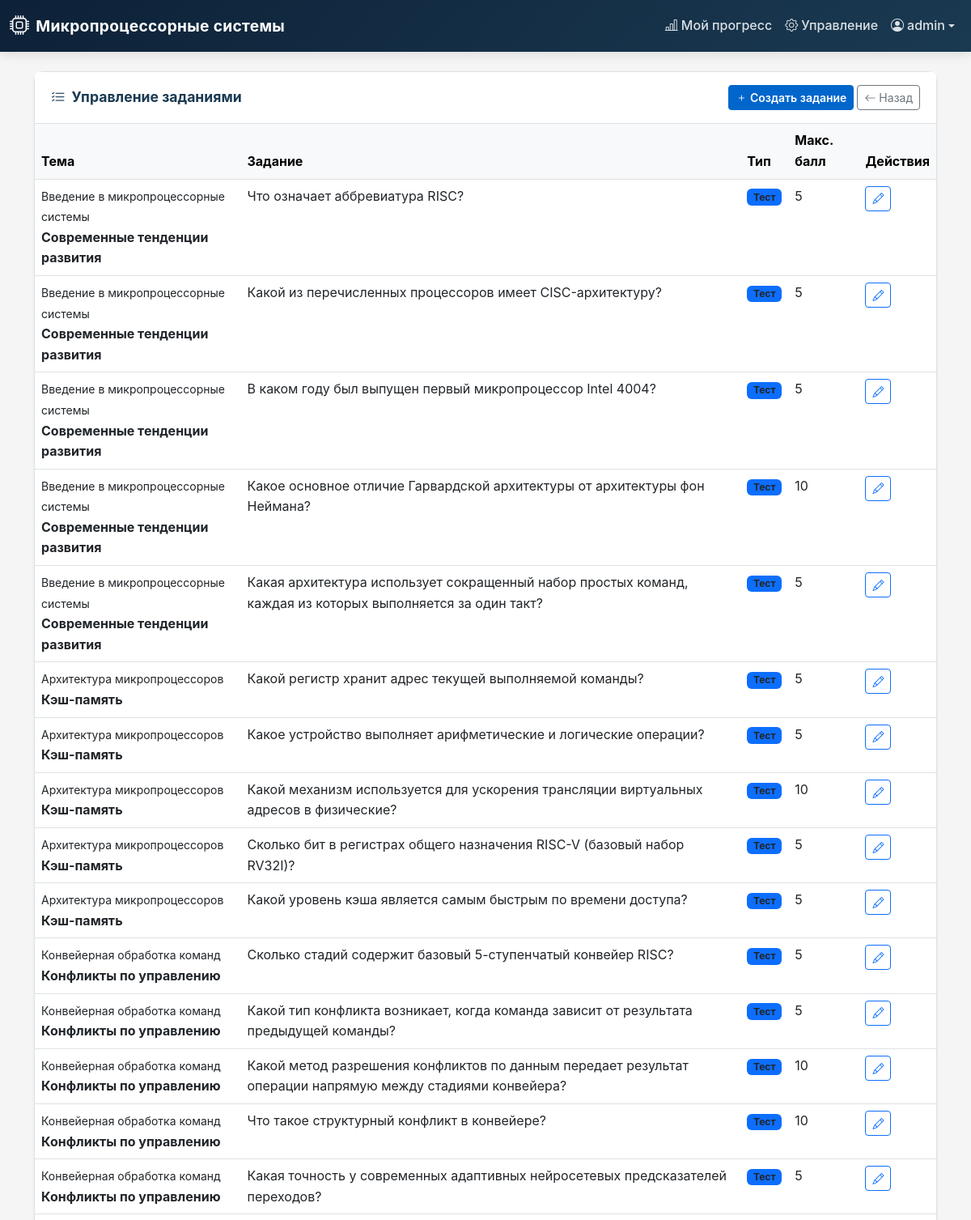
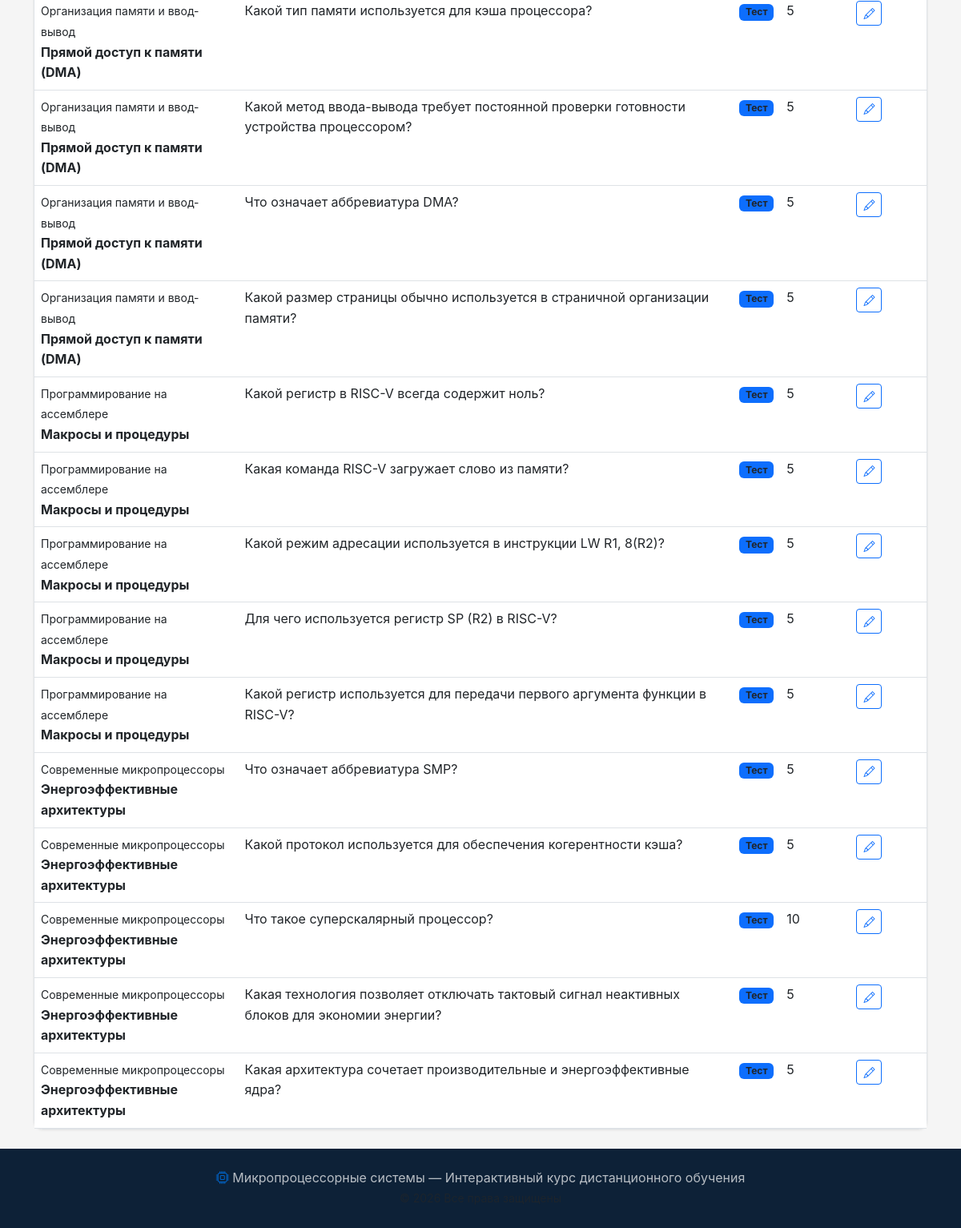
/admin-panel/assignments/ (signed in), run on the app's committed database (2 pictures, top to bottom).
### course/models.py (models this page shows, shortened)
class User(AbstractUser):
    class Role(models.TextChoices):
        STUDENT = 'student', _('Студент')
        TEACHER = 'teacher', _('Преподаватель')
    role = models.CharField(
        max_length=10,
        choices=Role.choices,
        default=Role.STUDENT,
        verbose_name='Роль',
    )
    patronymic = models.CharField(
        max_length=150, blank=True, verbose_name='Отчество'
    )
    avatar = models.ImageField(
        upload_to='avatars/', blank=True, verbose_name='Аватар'
    )
    class Meta:
        verbose_name = 'Пользователь'
        verbose_name_plural = 'Пользователи'
    def get_full_name(self):
        full = super().get_full_name()
        if self.patronymic:
            full = f'{self.last_name} {self.first_name} {self.patronymic}'.strip()
        return full or self.username

class Assignment(models.Model):
    class TaskType(models.TextChoices):
        TEST = 'test', _('Тест')
        TASK = 'task', _('Задача')
        PRACTICAL = 'practical', _('Практическое задание')
    topic = models.ForeignKey(
        Topic,
        on_delete=models.CASCADE,
        related_name='assignments',
        verbose_name='Тема',
    )
    task_text = models.TextField(verbose_name='Текст задания')
    task_type = models.CharField(
        max_length=20,
        choices=TaskType.choices,
        default=TaskType.TEST,
        verbose_name='Тип задания',
    )
    correct_answer = models.TextField(
        blank=True, verbose_name='Правильный ответ'
    )
    max_score = models.PositiveIntegerField(
        default=10, verbose_name='Максимальный балл'
    )
    options = models.JSONField(
        default=list, blank=True, verbose_name='Варианты ответов (JSON)'
    )
    class Meta:
        verbose_name = 'Задание'
        verbose_name_plural = 'Задания'

class Topic(models.Model):
    section = models.ForeignKey(
        Section,
        on_delete=models.CASCADE,
        related_name='topics',
        verbose_name='Раздел',
    )
    title = models.CharField(max_length=255, verbose_name='Название')
    theoretical_content = models.TextField(
        blank=True, verbose_name='Теоретический материал'
    )
    reading_time = models.PositiveIntegerField(
        default=10,
        help_text='Время чтения в минутах',
        verbose_name='Время чтения (мин)',
    )
    order_number = models.PositiveIntegerField(
        default=0, verbose_name='Порядковый номер', db_index=True
    )
    class Meta:
        ordering = ['order_number']
        verbose_name = 'Тема'
        verbose_name_plural = 'Темы'

class Section(models.Model):
    module = models.ForeignKey(
        Module,
        on_delete=models.CASCADE,
        related_name='sections',
        verbose_name='Модуль',
    )
    title = models.CharField(max_length=255, verbose_name='Название')
    description = models.TextField(blank=True, verbose_name='Описание')
    order_number = models.PositiveIntegerField(
        default=0, verbose_name='Порядковый номер', db_index=True
    )
    class Meta:
        ordering = ['order_number']
        verbose_name = 'Раздел'
        verbose_name_plural = 'Разделы'

class Module(models.Model):
    title = models.CharField(max_length=255, verbose_name='Название')
    description = models.TextField(blank=True, verbose_name='Описание')
    icon = models.CharField(
        max_length=50,
        default='bi-cpu',
        verbose_name='Иконка (Bootstrap Icons)',
    )
    order_number = models.PositiveIntegerField(
        default=0, verbose_name='Порядковый номер', db_index=True
    )
    class Meta:
        ordering = ['order_number']
        verbose_name = 'Модуль'
        verbose_name_plural = 'Модули'

### course/views.py (the view)
# urls.py: path('admin-panel/assignments/', views.admin_assignments, name='admin_assignments'),
@staff_member_required
def admin_assignments(request):
    assignments = Assignment.objects.all().select_related('topic').order_by(
        'topic__section__module__order_number',
        'topic__section__order_number',
        'topic__order_number',
    )
    return render(request, 'admin/assignments.html', {
        'assignments': assignments,
    })

### course/views.py (called while the page is built)
def course_context(request):
    modules = Module.objects.all().order_by('order_number')
    return {
        'all_modules': modules,
        'course_title': 'Микропроцессорные системы',
        'course_subtitle': 'Интерактивный курс по архитектуре и программированию микропроцессоров',
    }

### templates/admin/assignments.html (shortened to what this page needs)
{% extends 'base.html' %}
{% load static %}
{% block content %}
<div class="container py-4">
    <div class="card">
        <div class="card-header d-flex justify-content-between align-items-center">
            <h4 class="mb-0"><i class="bi bi-list-check me-2"></i>Управление заданиями</h4>
            <div>
                <a href="{% url 'admin_assignment_create' %}" class="btn btn-sm btn-accent">
                    <i class="bi bi-plus"></i> Создать задание
                </a>
                <a href="{% url 'admin_dashboard' %}" class="btn btn-sm btn-outline-secondary">
                    <i class="bi bi-arrow-left"></i> Назад
                </a>
            </div>
        </div>
        <div class="card-body p-0">
            <div class="table-responsive">
                <table class="table table-hover mb-0">
                    <thead class="table-light">
                        <tr>
                            <th>Тема</th>
                            <th>Задание</th>
                            <th>Тип</th>
                            <th>Макс. балл</th>
                            <th>Действия</th>
                        </tr>
                    </thead>
                    <tbody>
                        {% for asgn in assignments %}
                        <tr>
                            <td>
                                <small>{{ asgn.topic.section.module.title }}</small><br>
                                <strong>{{ asgn.topic.title }}</strong>
                            </td>
                            <td>{{ asgn.task_text|truncatewords:15 }}</td>
                            <td>
                                <span class="badge
                                    {% if asgn.task_type == 'test' %}bg-primary
                                    elif asgn.task_type == 'task' %}bg-success
                                    else %}bg-warning text-dark{% endif %}">
                                    {{ asgn.get_task_type_display }}
                                </span>
                            </td>
                            <td>{{ asgn.max_score }}</td>
                            <td>
                                <a href="{% url 'admin_assignment_edit' asgn.pk %}"
                                   class="btn btn-sm btn-outline-primary">
                                    <i class="bi bi-pencil"></i>
                                </a>
                            </td>
                        </tr>
                        {% empty %}
                        <tr>
                            <td colspan="5" class="text-center py-4 text-muted">
                                Нет заданий. <a href="{% url 'admin_assignment_create' %}">Создать первое</a>
                            </td>
                        </tr>
                        {% endfor %}
                    </tbody>
                </table>
            </div>
        </div>
    </div>
</div>
{% endblock %}

### templates/base.html (shortened to what this page needs)
<!DOCTYPE html>
{% load static %}
<html lang="ru">
<head>
    <link href="https://cdn.jsdelivr.net/npm/bootstrap@5.3.0/dist/css/bootstrap.min.css" rel="stylesheet">
    <link href="https://cdn.jsdelivr.net/npm/bootstrap-icons@1.11.0/font/bootstrap-icons.css" rel="stylesheet">
    <link rel="stylesheet" href="{% static 'course/css/style.css' %}">
</head>
<body>
    <header class="course-header">
        <nav class="navbar navbar-expand-lg navbar-dark">
            <div class="container-fluid">
                <a class="navbar-brand d-flex align-items-center" href="{% url 'index' %}">
                    <i class="bi bi-cpu me-2"></i>
                    <span class="brand-text">{{ course_title }}</span>
                </a>
                <div class="collapse navbar-collapse" id="navbarMain">
                    <ul class="navbar-nav ms-auto align-items-lg-center">
                        {% if user.is_authenticated %}
                            <li class="nav-item">
                                <a class="nav-link" href="{% url 'dashboard' %}">
                                    <i class="bi bi-bar-chart-line me-1"></i>Мой прогресс
                                </a>
                            </li>
                            {% if user.is_staff %}
                            <li class="nav-item">
                                <a class="nav-link" href="{% url 'admin_dashboard' %}">
                                    <i class="bi bi-gear me-1"></i>Управление
                                </a>
                            </li>
                            {% endif %}
                            <li class="nav-item dropdown">
                                <a class="nav-link dropdown-toggle d-flex align-items-center" href="#"
                                   id="userDropdown" role="button" data-bs-toggle="dropdown">
                                    <i class="bi bi-person-circle me-1"></i>
                                    {{ user.get_full_name|default:user.username }}
                                </a>
                            </li>
                        {% endif %}
                    </ul>
                </div>
            </div>
        </nav>
    </header>
    <main class="main-content">
        {% block content %}{% endblock %}
    </main>
    <footer class="course-footer">
        <div class="container text-center">
            <p class="mb-0">
                <i class="bi bi-cpu"></i>
                {{ course_title }} &mdash; Интерактивный курс дистанционного обучения
            </p>
            <small class="text-muted">© {% now "Y" %} Все права защищены</small>
        </div>
    </footer>
</body>
</html>

### course/static/course/css/style.css (style rules this page uses)
:root { --bg-light: #F5F5F5; --bg-white: #FFFFFF; --text-dark: #333333; --heading-color: #1A3A52; --accent: #0066CC; --accent-hover: #0052A3; --accent-light: #E8F0FE; --accent-dark: #0D2137; --border-color: #DEE2E6; --shadow-sm: 0 1px 3px rgba(0,0,0,0.08); --shadow-md: 0 4px 12px rgba(0,0,0,0.1); --radius: 8px; --radius-lg: 12px; --transition: 0.2s ease; --font-sans: -apple-system, BlinkMacSystemFont, 'Segoe UI', Roboto, 'Helvetica Neue', Arial, sans-serif; }
* { box-sizing: border-box; }
body { font-family: var(--font-sans); background-color: var(--bg-light); color: var(--text-dark); font-size: 1rem; line-height: 1.6; min-height: 100vh; display: flex; flex-direction: column; }
h1, h2, h3, h4, h5, h6 { color: var(--heading-color); font-weight: 700; line-height: 1.3; }
h4 { font-size: 1.1rem; }
a { color: var(--accent); text-decoration: none; transition: color var(--transition); }
.course-header { background: linear-gradient(135deg, var(--accent-dark), var(--heading-color)); box-shadow: var(--shadow-md); position: sticky; top: 0; z-index: 1030; }
.navbar-dark .navbar-brand { font-weight: 700; font-size: 1.2rem; letter-spacing: 0.3px; }
.navbar-dark .navbar-brand i { font-size: 1.5rem; }
.navbar-dark .nav-link { color: rgba(255, 255, 255, 0.85); font-weight: 500; padding: 0.5rem 1rem; border-radius: var(--radius); transition: all var(--transition); }
.course-footer { background: var(--accent-dark); color: rgba(255, 255, 255, 0.7); padding: 1.5rem 0; margin-top: auto; }
.course-footer i { color: var(--accent); }
.btn-accent { background-color: var(--accent); border-color: var(--accent); color: #fff; font-weight: 600; transition: all var(--transition); }
.card { border: 1px solid var(--border-color); box-shadow: var(--shadow-sm); border-radius: var(--radius-lg); }
.card-header { background: var(--bg-white); border-bottom: 1px solid var(--border-color); padding: 1rem 1.25rem; font-weight: 600; }

### data on the page
User: get_full_name "admin"
Assignment: topic.section.module "Введение в микропроцессорные системы", topic "Современные тенденции развития", task_text "Что означает аббревиатура RISC?", task_type "Тест", max_score "5"
Assignment: topic.section.module "Введение в микропроцессорные системы", topic "Современные тенденции развития", task_text "Какой из перечисленных процессоров имеет CISC-архитектуру?", task_type "Тест", max_score "5"
Assignment: topic.section.module "Введение в микропроцессорные системы", topic "Современные тенденции развития", task_text "В каком году был выпущен первый микропроцессор Intel 4004?", task_type "Тест", max_score "5"
Assignment: topic.section.module "Введение в микропроцессорные системы", topic "Современные тенденции развития", task_text "Какое основное отличие Гарвардской архитектуры от архитектуры фон Неймана?", task_type "Тест", max_score "10"
Assignment: topic.section.module "Введение в микропроцессорные системы", topic "Современные тенденции развития", task_text "Какая архитектура использует сокращенный набор простых команд, каждая из которых выполняется за один такт?", task_type "Тест", max_score "5"
Assignment: topic.section.module "Архитектура микропроцессоров", topic "Кэш-память", task_text "Какой регистр хранит адрес текущей выполняемой команды?", task_type "Тест", max_score "5"
Assignment: topic.section.module "Архитектура микропроцессоров", topic "Кэш-память", task_text "Какое устройство выполняет арифметические и логические операции?", task_type "Тест", max_score "5"
Assignment: topic.section.module "Архитектура микропроцессоров", topic "Кэш-память", task_text "Какой механизм используется для ускорения трансляции виртуальных адресов в физические?", task_type "Тест", max_score "10"
Assignment: topic.section.module "Архитектура микропроцессоров", topic "Кэш-память", task_text "Сколько бит в регистрах общего назначения RISC-V (базовый набор RV32I)?", task_type "Тест", max_score "5"
Assignment: topic.section.module "Архитектура микропроцессоров", topic "Кэш-память", task_text "Какой уровень кэша является самым быстрым по времени доступа?", task_type "Тест", max_score "5"
Assignment: topic.section.module "Конвейерная обработка команд", topic "Конфликты по управлению", task_text "Сколько стадий содержит базовый 5-ступенчатый конвейер RISC?", task_type "Тест", max_score "5"
Assignment: topic.section.module "Конвейерная обработка команд", topic "Конфликты по управлению", task_text "Какой тип конфликта возникает, когда команда зависит от результата предыдущей команды?", task_type "Тест", max_score "5"
Assignment: topic.section.module "Конвейерная обработка команд", topic "Конфликты по управлению", task_text "Какой метод разрешения конфликтов по данным передает результат операции напрямую между стадиями конвейера?", task_type "Тест", max_score "10"
Assignment: topic.section.module "Конвейерная обработка команд", topic "Конфликты по управлению", task_text "Что такое структурный конфликт в конвейере?", task_type "Тест", max_score "10"
Assignment: topic.section.module "Конвейерная обработка команд", topic "Конфликты по управлению", task_text "Какая точность у современных адаптивных нейросетевых предсказателей переходов?", task_type "Тест", max_score "5"
Assignment: topic.section.module "Организация памяти и ввод-вывод", topic "Прямой доступ к памяти (DMA)", task_text "Какой тип памяти используется для кэша процессора?", task_type "Тест", max_score "5"
Assignment: topic.section.module "Организация памяти и ввод-вывод", topic "Прямой доступ к памяти (DMA)", task_text "Какой метод ввода-вывода требует постоянной проверки готовности устройства процессором?", task_type "Тест", max_score "5"
Assignment: topic.section.module "Организация памяти и ввод-вывод", topic "Прямой доступ к памяти (DMA)", task_text "Что означает аббревиатура DMA?", task_type "Тест", max_score "5"
Assignment: topic.section.module "Организация памяти и ввод-вывод", topic "Прямой доступ к памяти (DMA)", task_text "Какой размер страницы обычно используется в страничной организации памяти?", task_type "Тест", max_score "5"
Assignment: topic.section.module "Программирование на ассемблере", topic "Макросы и процедуры", task_text "Какой регистр в RISC-V всегда содержит ноль?", task_type "Тест", max_score "5"
Assignment: topic.section.module "Программирование на ассемблере", topic "Макросы и процедуры", task_text "Какая команда RISC-V загружает слово из памяти?", task_type "Тест", max_score "5"
Assignment: topic.section.module "Программирование на ассемблере", topic "Макросы и процедуры", task_text "Какой режим адресации используется в инструкции LW R1, 8(R2)?", task_type "Тест", max_score "5"
Assignment: topic.section.module "Программирование на ассемблере", topic "Макросы и процедуры", task_text "Для чего используется регистр SP (R2) в RISC-V?", task_type "Тест", max_score "5"
Assignment: topic.section.module "Программирование на ассемблере", topic "Макросы и процедуры", task_text "Какой регистр используется для передачи первого аргумента функции в RISC-V?", task_type "Тест", max_score "5"
Assignment: topic.section.module "Современные микропроцессоры", topic "Энергоэффективные архитектуры", task_text "Что означает аббревиатура SMP?", task_type "Тест", max_score "5"
Assignment: topic.section.module "Современные микропроцессоры", topic "Энергоэффективные архитектуры", task_text "Какой протокол используется для обеспечения когерентности кэша?", task_type "Тест", max_score "5"
Assignment: topic.section.module "Современные микропроцессоры", topic "Энергоэффективные архитектуры", task_text "Что такое суперскалярный процессор?", task_type "Тест", max_score "10"
Assignment: topic.section.module "Современные микропроцессоры", topic "Энергоэффективные архитектуры", task_text "Какая технология позволяет отключать тактовый сигнал неактивных блоков для экономии энергии?", task_type "Тест", max_score "5"
Assignment: topic.section.module "Современные микропроцессоры", topic "Энергоэффективные архитектуры", task_text "Какая архитектура сочетает производительные и энергоэффективные ядра?", task_type "Тест", max_score "5"

### other printed values
{{ course_title }} "Микропроцессорные системы"
